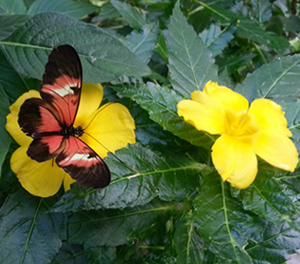
//> input picture Ch6/image/color_space.jpg, 300 x 264 px
$ ./conver_HSV   (built with g++ and OpenCV 4)
//> lines starting //> are read from the running program, lines starting //| are printed output that depends on the picture
//> further down, BGR_img is the input picture: 264 rows x 300 cols, CV_8UC3; mean B, G, R 61.1, 106, 89.1
#include <opencv2/opencv.hpp>
using namespace cv;
using namespace std;

void bgr2hsi(Mat img, Mat &hsv) // BGR 컬러 -> HSI 컬러
{
	hsv = Mat(img.size(), CV_32FC3); // HSI 행렬 - 3채널, float형

	for (int i = 0; i < img.rows; i++)
	{
		for (int j = 0; j < img.cols; j++)
		{
			float B = img.at<Vec3b>(i, j)[0]; // 파란색 화소값
			float G = img.at<Vec3b>(i, j)[1]; // 녹색 화소값
			float R = img.at<Vec3b>(i, j)[2]; // 빨간색 화소값

			float s = 1 - 3 * min(R, min(G, B)) / (R + B + G); // 채도 계산
			float v = (R + G + B) / 3.0f;

			float tmp1 = ((R - G) + (R - B)) * 0.5f;
			float tmp2 = sqrt((R - G) * (R - B) + (G - B) * (G - B));
			float angle = (float)acos(tmp1 / tmp2) * (180.f / CV_PI);
			float h = (B <= G) ? angle : 360 - angle; // 색상 계산

			hsv.at<Vec3f>(i, j) = Vec3f(h / 2, s * 255, v);
		}
	}
//> hsv: 264 rows x 300 cols, CV_32FC3; 0.01% of the values are NaN or infinite; the others: min 0, max 255, mean 81.32
	hsv.convertTo(hsv, CV_8U);
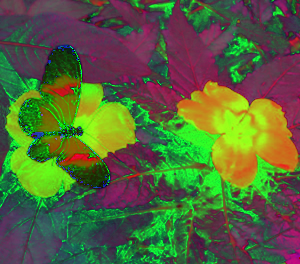
//> hsv: 264 rows x 300 cols, CV_8UC3; mean B, G, R 57.9, 100.6, 85.4
}

int main()
{
	Mat BGR_img = imread("../image/color_space.jpg", IMREAD_COLOR);
	CV_Assert(BGR_img.data);

	Mat HSI_img, HSV_img, hsi[3], hsv[3];

	bgr2hsi(BGR_img, HSI_img);				   // BGR에서 HSV 변환
	cvtColor(BGR_img, HSV_img, COLOR_BGR2HSV); // OpenCV 함수
//> HSV_img: 264 rows x 300 cols, CV_8UC3; mean H, S, V 57.8, 134.6, 113.2
	split(HSI_img, hsi);					   // 채널 분리
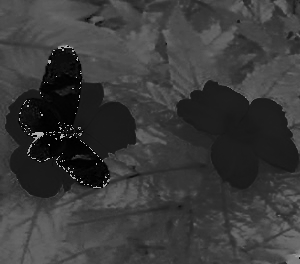
//> hsi[0]: 264 rows x 300 cols, CV_8UC1; min 0, max 180, mean 57.9
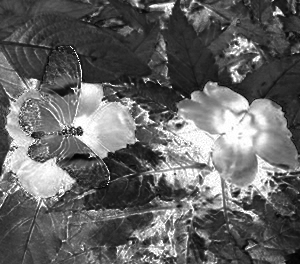
//> hsi[1]: 264 rows x 300 cols, CV_8UC1; min 0, max 255, mean 100.6
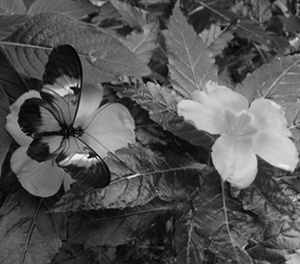
//> hsi[2]: 264 rows x 300 cols, CV_8UC1; min 0, max 246, mean 85.4
	split(HSV_img, hsv);
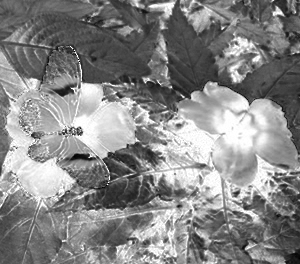
//> hsv[1]: 264 rows x 300 cols, CV_8UC1; min 0, max 255, mean 134.6
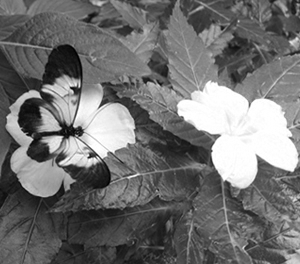
//> hsv[2]: 264 rows x 300 cols, CV_8UC1; min 0, max 255, mean 113.2

	imshow("BGR_img", BGR_img);
	imshow("Hue", hsi[0]); // 사용자 정의함수 이용
	imshow("Saturation", hsi[1]);
	imshow("Intensity", hsi[2]);
	imshow("OpenCV_Hue", hsv[0]); // OpenCV 제공함수 이용
	imshow("OpenCV_Saturation", hsv[1]);
	imshow("OpenCV_Value", hsv[2]);
	waitKey();
	return 0;
}

$ run again, with Ch6/image/add1.jpg copied over Ch6/image/color_space.jpg
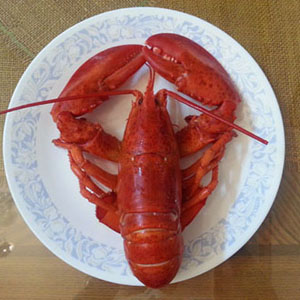
//> input picture Ch6/image/add1.jpg, 300 x 300 px
//> BGR_img is the input picture: 300 rows x 300 cols, CV_8UC3; mean B, G, R 110.8, 121.3, 157.8
//> HSV_img: 300 rows x 300 cols, CV_8UC3; mean H, S, V 47.6, 107.1, 164.2
//> `split(HSV_img, hsv);`:
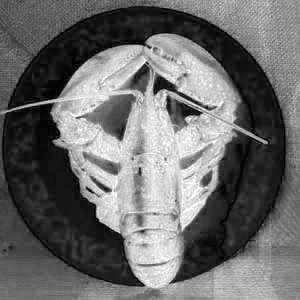
//> hsv[1]: 300 rows x 300 cols, CV_8UC1; min 0, max 255, mean 107.1
//> `split(HSV_img, hsv);`:
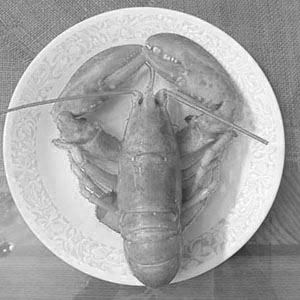
//> hsv[2]: 300 rows x 300 cols, CV_8UC1; min 37, max 255, mean 164.2

$ run again, with Ch6/image/add2.jpg copied over Ch6/image/color_space.jpg
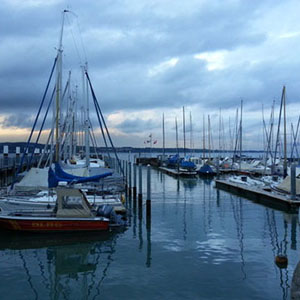
//> input picture Ch6/image/add2.jpg, 300 x 300 px
//> BGR_img is the input picture: 300 rows x 300 cols, CV_8UC3; mean B, G, R 157.8, 130.2, 99.7
//> HSV_img: 300 rows x 300 cols, CV_8UC3; mean H, S, V 102.6, 109.7, 158.3
//> `split(HSV_img, hsv);`:
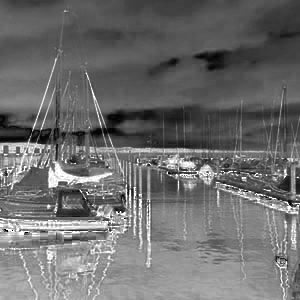
//> hsv[1]: 300 rows x 300 cols, CV_8UC1; min 0, max 255, mean 109.7
//> `split(HSV_img, hsv);`:
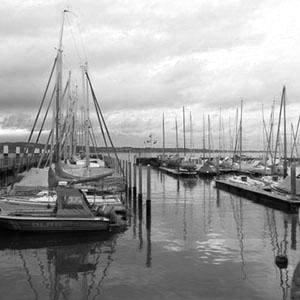
//> hsv[2]: 300 rows x 300 cols, CV_8UC1; min 0, max 255, mean 158.3

$ run again, with Ch6/image/bright - 복사본.jpg copied over Ch6/image/color_space.jpg
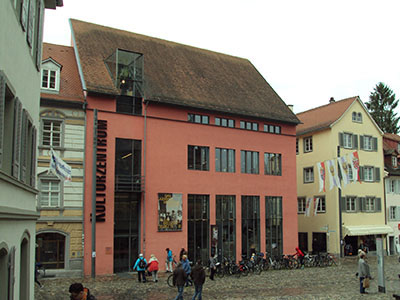
//> input picture Ch6/image/bright - 복사본.jpg, 400 x 300 px
//> BGR_img is the input picture: 300 rows x 400 cols, CV_8UC3; mean B, G, R 113, 125.9, 135.3
//> HSV_img: 300 rows x 400 cols, CV_8UC3; mean H, S, V 32.3, 58.7, 138.8
//> `split(HSV_img, hsv);`:
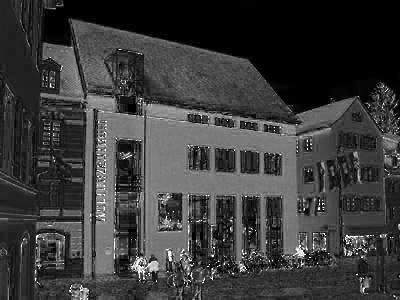
//> hsv[1]: 300 rows x 400 cols, CV_8UC1; min 0, max 255, mean 58.7
//> `split(HSV_img, hsv);`:
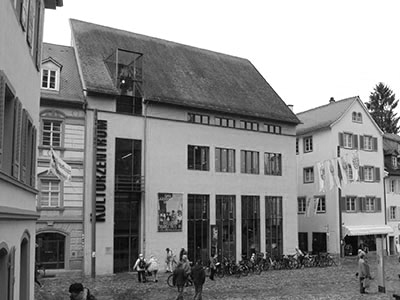
//> hsv[2]: 300 rows x 400 cols, CV_8UC1; min 0, max 255, mean 138.8
